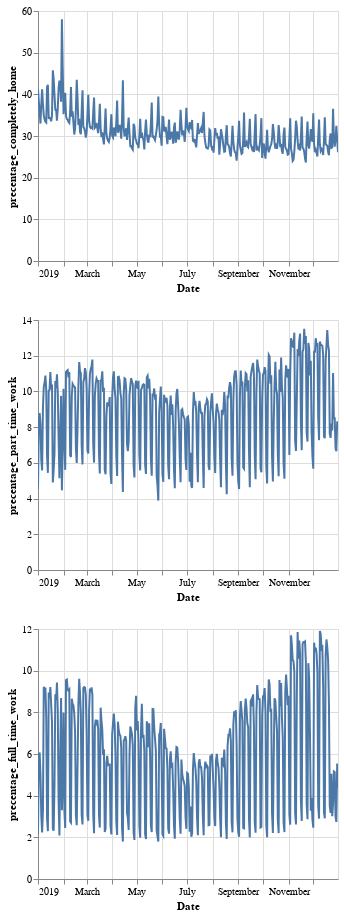

Source (notebook cell):
### Code cell
title = '{} {}'.format(city,year)
alt.Chart(grouped_dm.reset_index()).mark_line().encode(
    x=alt.X('date', title='Date'),
    y=alt.Y(alt.repeat('row'), type='quantitative')
).properties(
    width=300,
    height=250
).repeat(
    row=['precentage_completely_home','precentage_part_time_work','precentage_full_time_work']
).interactive()

### Figure 1 — Vega-Lite specification as saved in the notebook (floating-point values rounded to 4 significant figures; data arrays with more than 128 entries replaced by an {"elided": "..."} marker saying what was removed)
{"config": {"view": {"continuousWidth": 400, "continuousHeight": 300}}, "repeat": {"row": ["precentage_completely_home", "precentage_part_time_work", "precentage_full_time_work"]}, "spec": {"data": {"name": "data-eed3b318ce666bddad384c8dc4adf33d"}, "mark": "line", "encoding": {"x": {"type": "temporal", "field": "date", "title": "Date"}, "y": {"type": "quantitative", "field": {"repeat": "row"}}}, "height": 250, "selection": {"selector001": {"type": "interval", "bind": "scales", "encodings": ["x", "y"]}}, "width": 300}, "$schema": "https://vega.github.io/schema/vega-lite/v4.8.1.json", "datasets": {"data-eed3b318ce666bddad384c8dc4adf33d": {"elided": "365 records"}}}
